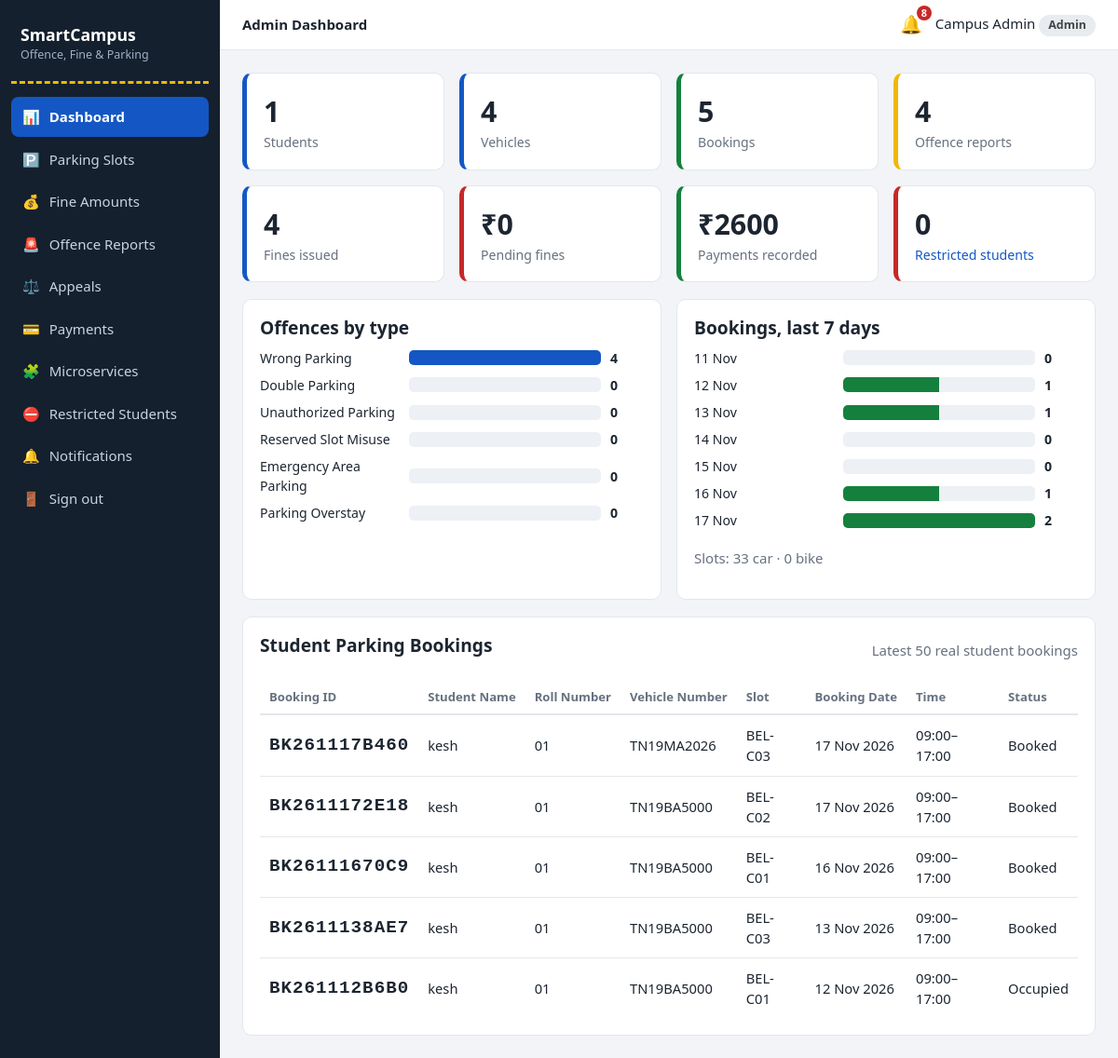
Screenshot of /admin/dashboard (signed in) with the database file from the repository.
### models.py (models this page shows, shortened)
class AuthMixin(UserMixin):
    """Shared login helpers for Student, Guard and Admin."""

class Admin(AuthMixin, db.Model):
    __tablename__ = "admins"
    role = "admin"
    id = db.Column(db.Integer, primary_key=True)
    name = db.Column(db.String(80), nullable=False)
    email = db.Column(db.String(120), unique=True, nullable=False)
    password_hash = db.Column(db.String(255), nullable=False)

class Offence(db.Model):
    __tablename__ = "offence_reports"
    id = db.Column(db.Integer, primary_key=True)
    offence_type = db.Column(db.String(40), nullable=False)
    vehicle_number = db.Column(db.String(20), nullable=False)
    student_id = db.Column(db.Integer, db.ForeignKey("students.id"))   # filled if vehicle is registered
    location = db.Column(db.String(80))
    description = db.Column(db.Text)
    photo = db.Column(db.String(80))
    guard_id = db.Column(db.Integer, db.ForeignKey("guards.id"))
    status = db.Column(db.String(15), default="Pending")   # Pending/Approved/Rejected/Overturned
    admin_note = db.Column(db.Text)
    created_at = db.Column(db.DateTime, default=datetime.now)
    reviewed_at = db.Column(db.DateTime)
    student = db.relationship("Student")
    guard = db.relationship("Guard")

class Booking(db.Model):
    __tablename__ = "bookings"
    id = db.Column(db.Integer, primary_key=True)
    booking_code = db.Column(db.String(20), unique=True, nullable=False)
    student_id = db.Column(db.Integer, db.ForeignKey("students.id"), nullable=False)
    vehicle_id = db.Column(db.Integer, db.ForeignKey("vehicles.id"), nullable=False)
    slot_id = db.Column(db.Integer, db.ForeignKey("parking_slots.id"), nullable=False)
    date = db.Column(db.Date, nullable=False)
    start_time = db.Column(db.Time, nullable=False)
    end_time = db.Column(db.Time, nullable=False)
    status = db.Column(db.String(15), default="Booked")   # Booked/Occupied/Completed/Cancelled
    created_at = db.Column(db.DateTime, default=datetime.now)
    student = db.relationship("Student")
    vehicle = db.relationship("Vehicle")
    slot = db.relationship("ParkingSlot")
    verification = db.relationship("BookingVerification", uselist=False, backref="booking")

class Student(AuthMixin, db.Model):
    __tablename__ = "students"
    role = "student"
    id = db.Column(db.Integer, primary_key=True)
    name = db.Column(db.String(80), nullable=False)
    roll_no = db.Column(db.String(30), unique=True, nullable=False)
    email = db.Column(db.String(120), unique=True, nullable=False)
    phone = db.Column(db.String(20))
    password_hash = db.Column(db.String(255), nullable=False)
    created_at = db.Column(db.DateTime, default=datetime.now)

class Vehicle(db.Model):
    __tablename__ = "vehicles"
    id = db.Column(db.Integer, primary_key=True)
    student_id = db.Column(db.Integer, db.ForeignKey("students.id"), nullable=False)
    number = db.Column(db.String(20), unique=True, nullable=False)   # stored like TN21AB1234
    vtype = db.Column(db.String(10), nullable=False)                 # Car / Bike
    model = db.Column(db.String(60))
    student = db.relationship("Student", backref="vehicles")

class ParkingSlot(db.Model):
    __tablename__ = "parking_slots"
    id = db.Column(db.Integer, primary_key=True)
    code = db.Column(db.String(10), unique=True, nullable=False)
    vtype = db.Column(db.String(10), nullable=False)                 # Car / Bike
    zone = db.Column(db.String(20), default="A")
    is_reserved = db.Column(db.Boolean, default=False)
    note = db.Column(db.String(80))
    is_active = db.Column(db.Boolean, default=True)                  # soft delete

### app.py (the view)
@app.route("/admin/dashboard")
@role_required("admin")
def admin_dashboard():
    stats = dict(
        students=Student.query.count(), vehicles=Vehicle.query.count(), bookings=Booking.query.count(),
        offences=Offence.query.count(), fines=Fine.query.count(),
        pending_amount=_sum(db.session.query(func.sum(Fine.amount)).filter(Fine.status == "Pending")),
        collected=_sum(db.session.query(func.sum(Fine.amount)).filter(Fine.status == "Paid")),
        reviews=Offence.query.filter_by(status="Pending").count(),
        appeals=Appeal.query.filter_by(status="Pending").count(),
        restricted=db.session.query(Fine.student_id).filter(Fine.status == "Pending").distinct().count())
    by_type = dict(db.session.query(Offence.offence_type, func.count()).group_by(Offence.offence_type).all())
    by_type = {t: by_type.get(t, 0) for t in OFFENCE_TYPES}
    days = [date.today() - timedelta(days=i) for i in range(6, -1, -1)]
    per_day = [(x.strftime("%d %b"), Booking.query.filter_by(date=x).count()) for x in days]
    slot_counts = dict(db.session.query(ParkingSlot.vtype, func.count()).filter_by(is_active=True).group_by(ParkingSlot.vtype).all())
    latest_bookings = (Booking.query
                       .join(Student, Booking.student_id == Student.id)
                       .order_by(Booking.created_at.desc())
                       .limit(100).all())
    all_students = Student.query.order_by(Student.created_at.desc()).all()
    parked_now = Booking.query.filter_by(status="Occupied").order_by(Booking.created_at.desc()).all()
    recent_payments = Payment.query.order_by(Payment.created_at.desc()).limit(10).all()
    return render_template("admin/dashboard.html", stats=stats, by_type=by_type,
                           per_day=per_day, slot_counts=slot_counts,
                           latest_bookings=latest_bookings, all_students=all_students,
                           parked_now=parked_now, recent_payments=recent_payments)

### app.py (called while the page is built)
@login_manager.user_loader
def load_user(uid):
    role, _, num = uid.partition("-")
    model = ROLE_MODELS.get(role)
    return db.session.get(model, int(num)) if model and num.isdigit() else None

def role_required(role):
    def deco(f):
        @wraps(f)
        def wrapper(*a, **k):
            if not current_user.is_authenticated:
                return login_manager.unauthorized()
            if current_user.role != role:
                abort(403)
            return f(*a, **k)
        return wrapper
    return deco

@app.context_processor
def inject_globals():
    unread = 0
    if current_user.is_authenticated:
        unread = Notification.query.filter_by(
            role=current_user.role, user_id=current_user.id, is_read=False).count()
    return dict(unread=unread, today=date.today())

def _sum(q):
    return q.scalar() or 0

### templates/admin/dashboard.html (shortened to what this page needs)
{% extends 'base.html' %}
{% block heading %}Admin Dashboard{% endblock %}
{% block content %}
<div class="grid g4">
  <div class="card stat"><div class="n">{{ stats.students }}</div><div class="l">Students</div></div>
  <div class="card stat"><div class="n">{{ stats.vehicles }}</div><div class="l">Vehicles</div></div>
  <div class="card stat g"><div class="n">{{ stats.bookings }}</div><div class="l">Bookings</div></div>
  <div class="card stat y"><div class="n">{{ stats.offences }}</div><div class="l">Offence reports</div></div>
  <div class="card stat"><div class="n">{{ stats.fines }}</div><div class="l">Fines issued</div></div>
  <div class="card stat r"><div class="n">₹{{ '%.0f'|format(stats.pending_amount) }}</div><div class="l">Pending fines</div></div>
  <div class="card stat g"><div class="n">₹{{ '%.0f'|format(stats.collected) }}</div><div class="l">Payments recorded</div></div>
  <div class="card stat r"><div class="n">{{ stats.restricted }}</div><div class="l"><a href="{{ url_for('admin_restricted') }}">Restricted students</a></div></div>
</div>
<div class="grid g2 mt">
  <div class="card bars"><h2>Offences by type</h2>
    {% set mx = by_type.values()|max or 1 %}
    {% for t, n in by_type.items() %}<div class="b"><span>{{ t }}</span><div class="t"><i style="width:{{ n / mx * 100 }}%"></i></div><b>{{ n }}</b></div>{% endfor %}</div>
  <div class="card bars"><h2>Bookings, last 7 days</h2>
    {% set mx2 = (per_day|map(attribute=1)|max) or 1 %}
    {% for label, n in per_day %}<div class="b"><span>{{ label }}</span><div class="t"><i style="width:{{ n / mx2 * 100 }}%;background:var(--ok)"></i></div><b>{{ n }}</b></div>{% endfor %}
    <p class="muted mt">Slots: {{ slot_counts.get('Car',0) }} car · {{ slot_counts.get('Bike',0) }} bike</p></div>
</div>
<div class="card mt">
  <div class="page-head">
    <h2>Student Parking Bookings</h2>
    <span class="muted">Latest 50 real student bookings</span>
  </div>
  <div style="overflow-x:auto">
    <table>
      <thead><tr><th>Booking ID</th><th>Student Name</th><th>Roll Number</th><th>Vehicle Number</th><th>Slot</th><th>Booking Date</th><th>Time</th><th>Status</th></tr></thead>
      <tbody>
      {% for b in latest_bookings %}
        <tr>
          <td class="code">{{ b.booking_code }}</td>
          <td>{{ b.student.name }}</td>
          <td>{{ b.student.roll_no }}</td>
          <td>{{ b.vehicle.number }}</td>
          <td>{{ b.slot.code }}</td>
          <td>{{ b.date.strftime('%d %b %Y') }}</td>
          <td>{{ b.start_time.strftime('%H:%M') }}–{{ b.end_time.strftime('%H:%M') }}</td>
          <td>{{ b.status }}</td>
        </tr>
      {% else %}
        <tr><td colspan="8" class="empty">No student bookings yet. New bookings will appear here.</td></tr>
      {% endfor %}
      </tbody>
    </table>
  </div>
</div>
{% endblock %}

### templates/base.html (shortened to what this page needs)
{% from '_macros.html' import flashes %}
<!doctype html>
<html lang="en"><head>
<link rel="stylesheet" href="{{ url_for('static', filename='css/style.css') }}">
</head><body>
{% if current_user.is_authenticated %}
<div class="layout">
  <aside class="sidebar">
    <div class="brand">SmartCampus<small>Offence, Fine &amp; Parking</small></div>
    <nav>
      {% for ep, label, icon in menus[current_user.role] %}
        <a href="{{ url_for(ep) }}" class="{{ 'active' if request.endpoint == ep }}"><span>{{ icon }}</span>{{ label }}</a>
      {% endfor %}
      <a href="{{ url_for('logout') }}"><span>🚪</span>Sign out</a>
    </nav>
  </aside>
  <div class="main">
    <header class="topbar">
      <strong>{% block heading %}{% endblock %}</strong>
      <a class="bell" href="{{ url_for('notifications') }}" title="Notifications">🔔{% if unread %}<b>{{ unread }}</b>{% endif %}</a>
      <span>{{ current_user.name }} <span class="badge">{{ current_user.role|capitalize }}</span></span>
    </header>
    <main class="content">
      {% block content %}{% endblock %}
    </main>
  </div>
</div>
{% else %}
  {{ flashes() }}
  {% block public %}{% endblock %}
{% endif %}
</body></html>

### static/css/style.css (style rules this page uses)
:root { --asphalt:#14202e;--asphalt2:#1d2d40;--sign:#1457c4;--sign-dk:#0f43a0;--line:#f2b705;--bg:#f2f4f7;--card:#fff;--ink:#1c2530;--muted:#66717f;--bd:#e3e7ec;--ok:#15803d;--warn:#b45309;--bad:#c62828;--info:#0e7490;--r:10px }
* { box-sizing:border-box }
body { margin:0;font-family:"Segoe UI",system-ui,-apple-system,Roboto,Arial,sans-serif;background:var(--bg);color:var(--ink);line-height:1.5;font-size:15px }
a { color:var(--sign);text-decoration:none }
h1,h2,h3 { line-height:1.25;margin:0 0 .5em }
h2 { font-size:1.2rem }
.muted { color:var(--muted) }
.mt { margin-top:18px }
.layout { display:flex;min-height:100vh }
.sidebar { width:236px;background:var(--asphalt);color:#d7dee8;padding:18px 12px;position:fixed;top:0;bottom:0;left:0;overflow:auto;z-index:30;transition:transform .25s }
.brand { font-weight:700;font-size:1.1rem;color:#fff;padding:6px 10px 18px;border-bottom:3px dashed var(--line);margin-bottom:14px }
.brand small { display:block;font-weight:400;font-size:.78rem;color:#9fb0c4 }
.sidebar nav a { display:flex;gap:10px;align-items:center;color:#c9d4e2;padding:10px 12px;border-radius:8px;margin-bottom:3px }
.sidebar nav a.active { background:var(--sign);color:#fff;font-weight:600 }
.main { margin-left:236px;flex:1;min-width:0 }
.topbar { background:#fff;border-bottom:1px solid var(--bd);display:flex;align-items:center;gap:14px;padding:12px 24px;position:sticky;top:0;z-index:10 }
.bell { position:relative;font-size:1.2rem }
.bell b { position:absolute;top:-6px;right:-10px;background:var(--bad);color:#fff;border-radius:10px;font-size:.68rem;padding:0 5px }
.content { padding:24px;max-width:1200px }
.page-head { display:flex;justify-content:space-between;align-items:center;flex-wrap:wrap;gap:10px;margin-bottom:16px }
.grid { display:grid;gap:16px }
.g4 { grid-template-columns:repeat(auto-fit,minmax(190px,1fr)) }
.g2 { grid-template-columns:repeat(auto-fit,minmax(340px,1fr)) }
.card { background:var(--card);border:1px solid var(--bd);border-radius:var(--r);padding:18px;overflow-x:auto }
.stat { border-left:5px solid var(--sign) }
.stat.y { border-left-color:var(--line) }
.stat.r { border-left-color:var(--bad) }
.stat.g { border-left-color:var(--ok) }
.stat .n { font-size:1.9rem;font-weight:700 }
.stat .l { color:var(--muted);font-size:.88rem }
table { width:100%;border-collapse:collapse;font-size:.92rem }
th { text-align:left;color:var(--muted);font-weight:600;font-size:.82rem;padding:8px 10px;border-bottom:2px solid var(--bd);white-space:nowrap }
td { padding:10px;border-bottom:1px solid var(--bd);vertical-align:middle }
tr:last-child td { border-bottom:0 }
.badge { display:inline-block;padding:2px 10px;border-radius:20px;font-size:.78rem;font-weight:600;background:#e8ebef;color:#444 }
.code { font-family:Consolas,monospace;font-size:1.2rem;font-weight:700;letter-spacing:1px }
.bars .b { display:grid;grid-template-columns:150px 1fr 36px;gap:10px;align-items:center;margin:8px 0;font-size:.88rem }
.bars .t { background:#edf0f4;border-radius:5px;height:16px;overflow:hidden }
.bars .t i { display:block;height:100%;background:var(--sign) }

### rows the page displays
Admin: name "Campus Admin"
Offence: offence_type "Wrong Parking", {{ n / mx * 100 }} 100.0 (drawn), id "4"
Booking: booking_code "BK261117B460", student.name "kesh", student.roll_no "01", vehicle.number "TN19MA2026", slot.code "BEL-C03", date "17 Nov 2026", start_time "09:00", end_time "17:00", status "Booked"
Booking: booking_code "BK2611172E18", student.name "kesh", student.roll_no "01", vehicle.number "TN19BA5000", slot.code "BEL-C02", date "17 Nov 2026", start_time "09:00", end_time "17:00", status "Booked"
Booking: booking_code "BK26111670C9", student.name "kesh", student.roll_no "01", vehicle.number "TN19BA5000", slot.code "BEL-C01", date "16 Nov 2026", start_time "09:00", end_time "17:00", status "Booked"
Booking: booking_code "BK2611138AE7", student.name "kesh", student.roll_no "01", vehicle.number "TN19BA5000", slot.code "BEL-C03", date "13 Nov 2026", start_time "09:00", end_time "17:00", status "Booked"
Booking: booking_code "BK261112B6B0", student.name "kesh", student.roll_no "01", vehicle.number "TN19BA5000", slot.code "BEL-C01", date "12 Nov 2026", start_time "09:00", end_time "17:00", status "Occupied"

### other values shown
{{ icon }} "📊" "🅿️" "💰" "🚨" "⚖️" "💳" "🧩" "⛔" "🔔"
{{ label }} "Dashboard" "Parking Slots" "Fine Amounts" "Offence Reports" "Appeals" "Payments" "Microservices" "Restricted Students" "Notifications"
{{ unread }} "8"
{{ current_user.role|capitalize }} "Admin"
{{ stats.students }} "1"
{{ stats.vehicles }} "4"
{{ stats.bookings }} "5"
{{ stats.offences }} "4"
{{ stats.fines }} "4"
{{ '%.0f'|format(stats.pending_amount) }} "0"
{{ '%.0f'|format(stats.collected) }} "2600"
{{ stats.restricted }} "0"
{{ t }} "Double Parking" "Unauthorized Parking" "Reserved Slot Misuse" "Emergency Area Parking" "Parking Overstay"
{{ n }} "0" "0" "0" "0" "0"
{{ label }} "11 Nov" "12 Nov" "13 Nov" "14 Nov" "15 Nov" "16 Nov" "17 Nov"
